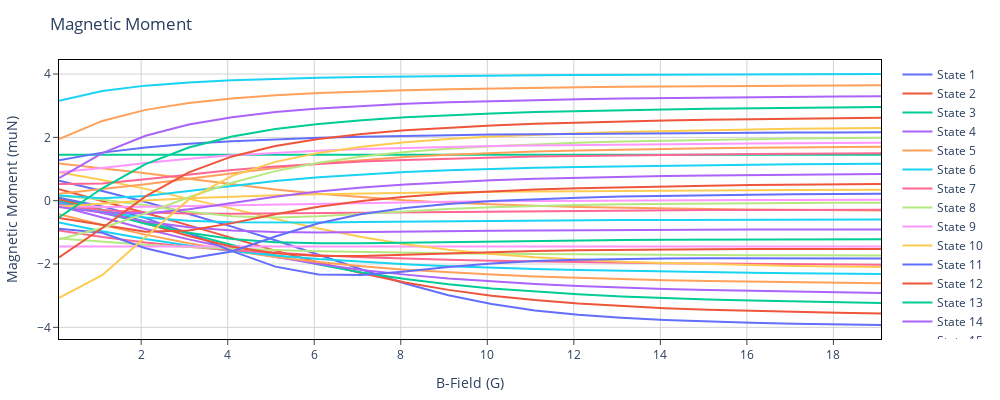

The code cell stored with this chart in its notebook:
### Code cell
plotting.plotMagneticMoment(Hmol, zeemanScan, "B", N = [0])
